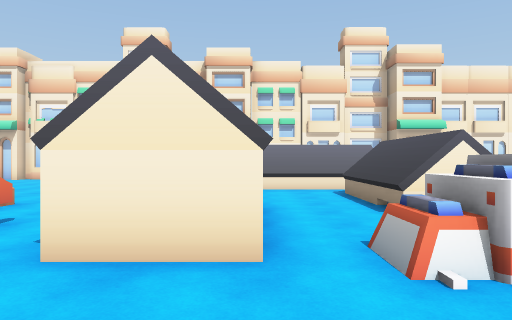
[1] (above)

20 first-person views from a walk through a scene from a Unity 3-D project. The camera is 1.5 m above the floor, looks level and sees 70° across. Doors are open. The floor is counted in squares, 1.75 m on a side. Each view is taken from the middle of a square. On the plan, view 1 faces up. The plan holds only what a view shows up to about 12 squares ahead; the rest is blank. The place goes on beyond the plan. The player character is not drawn. Some surface patterns are stand-ins.

[2]
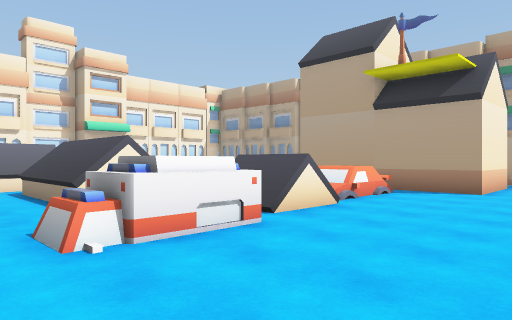

[3]
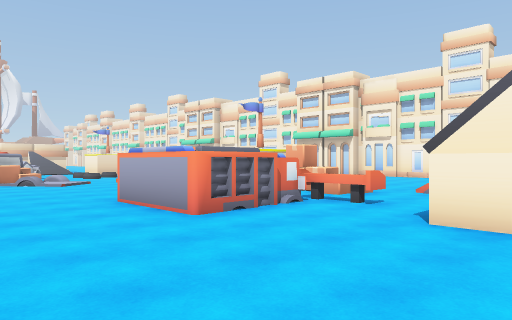

[4]
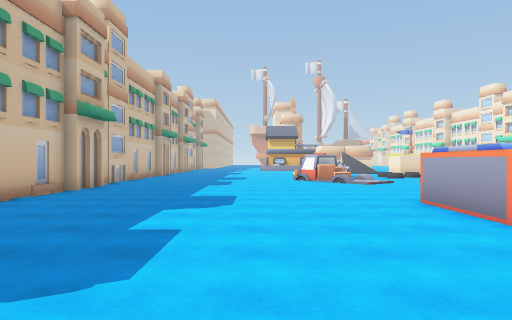

[5]
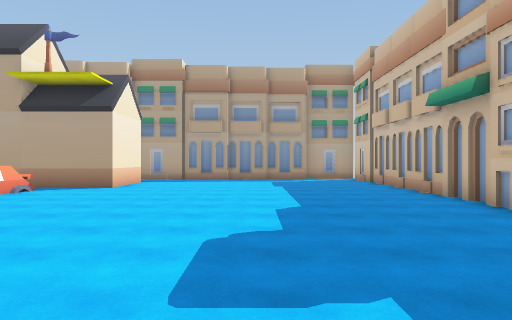

[6]
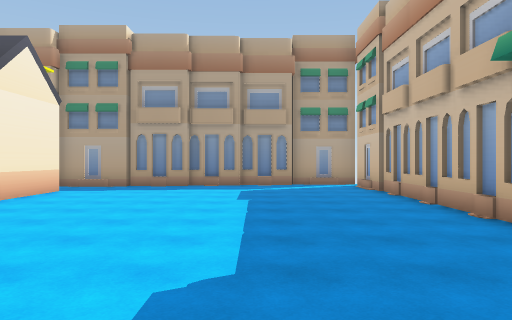

[7]
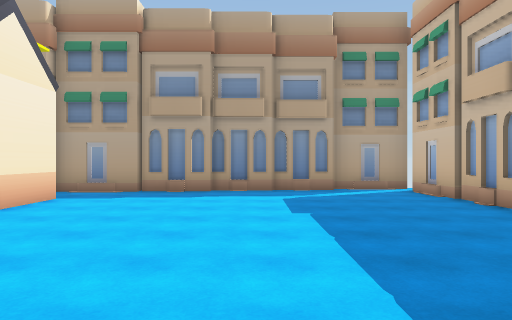

[8]
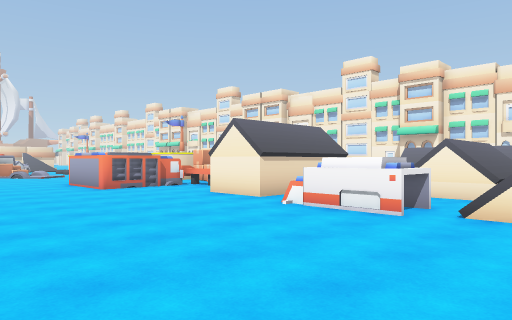

[9]
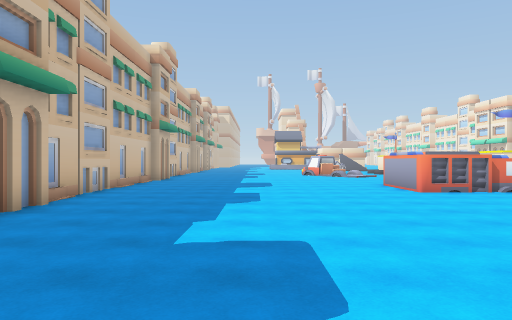

[10]
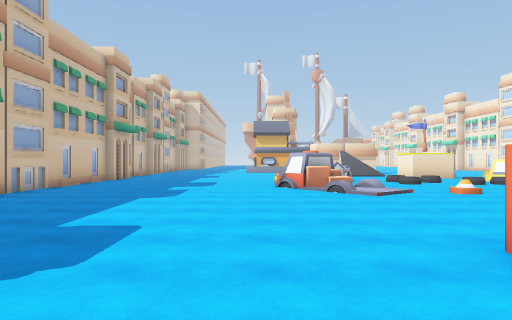

[11]
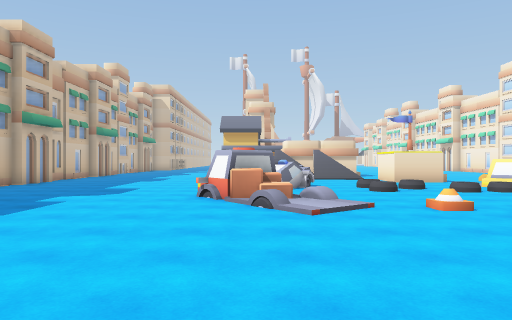

[12]
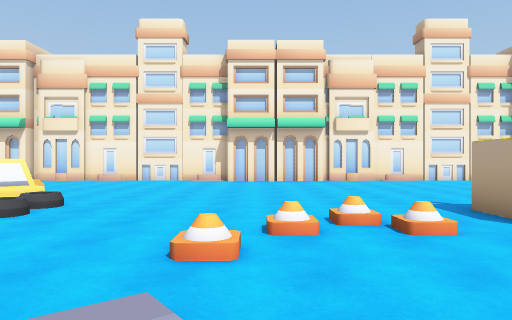

[13]
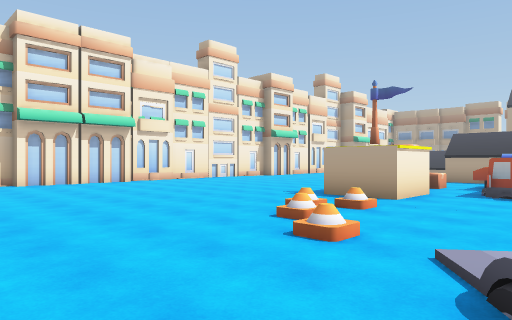

[14]
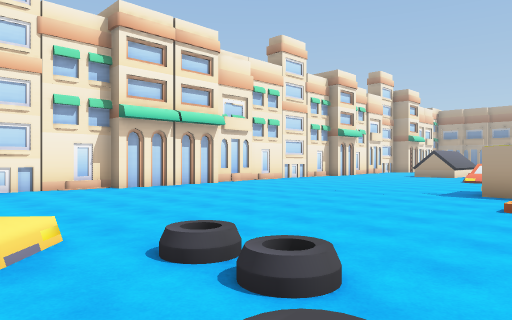

[15]
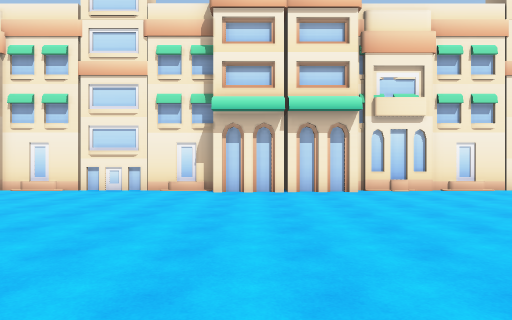

[16]
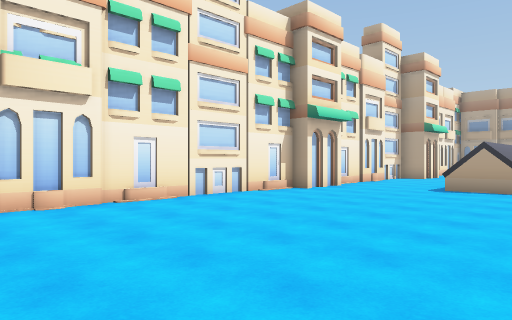

[17]
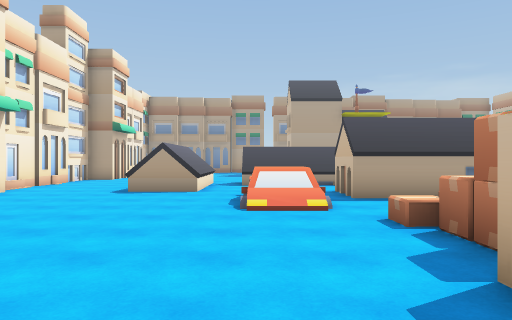

[18]
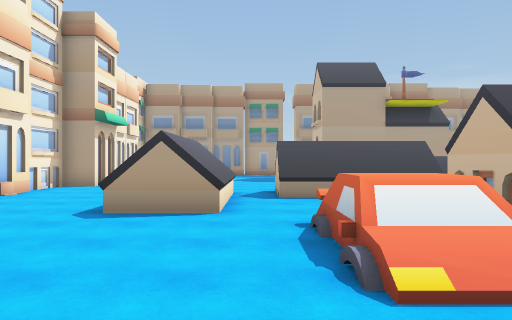

[19]
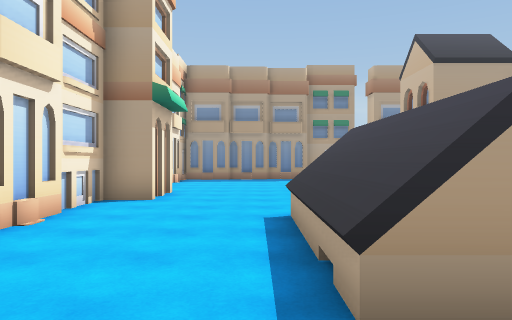

[20]
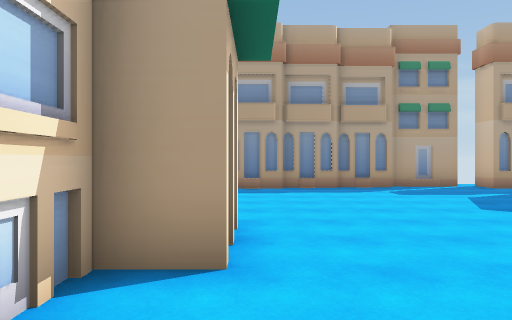

### Floor plan
Key: @ floor where view 1 was taken; # wall or solid block; . main floor; : floor 0.5 m higher than the main floor; / step, stairs or slope; D open door; = window, fence, low wall or low ledge; O other object.
Columns run from 19 left of view 1 to 16 right of it. Each row starts with its distance up from view 1.
 17 ###### ###########  ######
 16 .....####........##......##      ##
 15 .................................:#
 14 ..................................#
 13 ..................................#
 12 ...................OOOO...........#
 11 ...................OOOO..  .......#
 10 O/.......................    .....#
  9 O/.............//=/...OO      ....#
  8 ..:............/// ...OO        ...
  7 ..:.......##..O.......OO         ##
  6  /....///.##OOO...OO..OO      #
  5 ///.../.O.....OO..OO..../     #
  4 .//..//.....O O...OO..DD/    .#
  3 O..../.....   O...OO.#DD##/O/.#
  2  O/// /.....OOO...............###.#
  1    OO/............................#
  0    O/..............@..............#
 -1 ..................................##
 -2 ...................................#
 -3 ...................................#
 -4 ...................................#
 -5 ...................................#
 -6 ..................... .............#
 -7 .. ....##........##.   ............#
 -8    ###############      ############

Positions as (right, up) in squares from view 1, and headings:
1: (0, 0), facing up
2: (0, -1), facing up-right
3: (0, -2), facing up-left
4: (0, -2), facing left
5: (-1, -3), facing right
6: (3, -4), facing right
7: (5, -3), facing right
8: (6, -3), facing up-left
9: (5, -3), facing left
10: (-4, -1), facing left
11: (-7, 1), facing left
12: (-13, 1), facing up
13: (-17, 2), facing up-right
14: (-19, 5), facing up-right
15: (-13, 6), facing up
16: (-11, 9), facing up-right
17: (-10, 9), facing right
18: (-6, 10), facing right
19: (-2, 13), facing right
20: (3, 15), facing right
